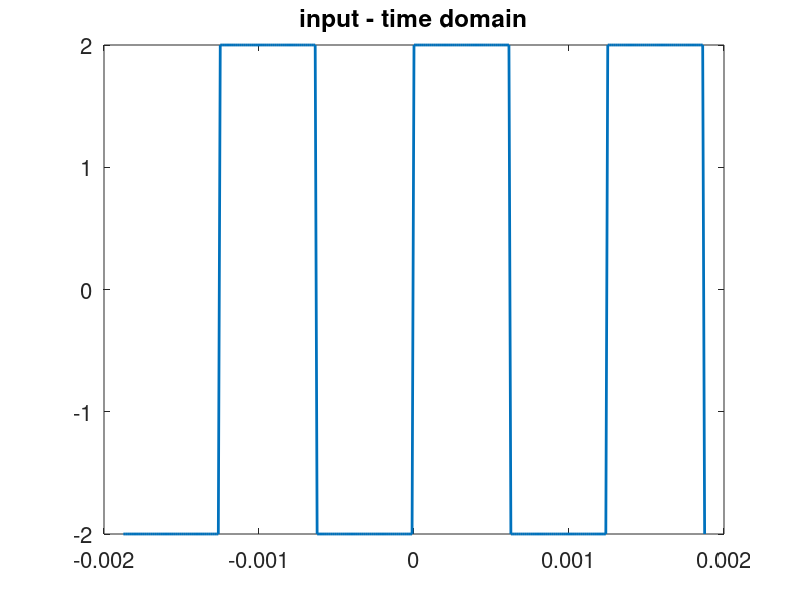
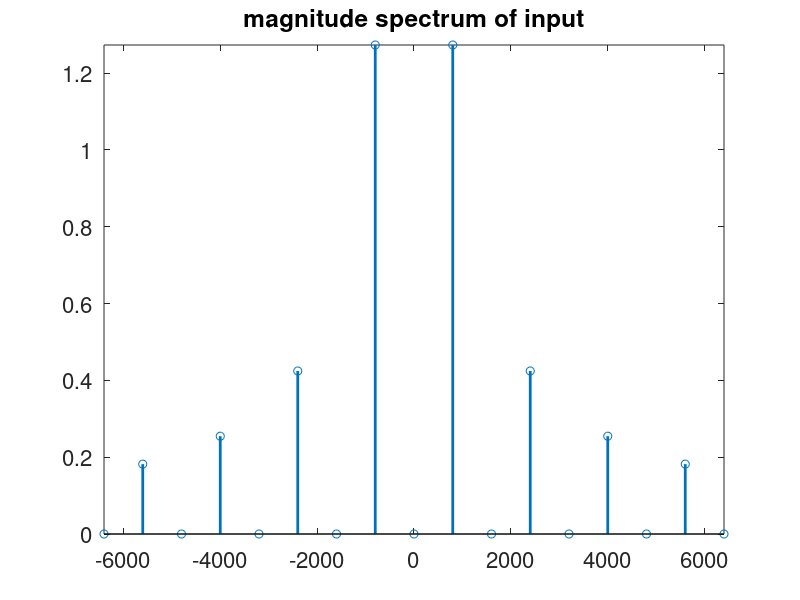
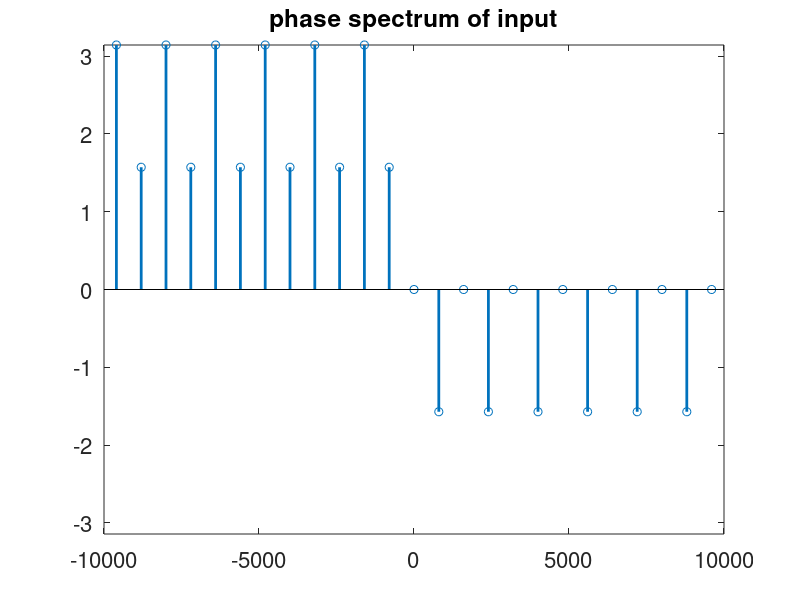
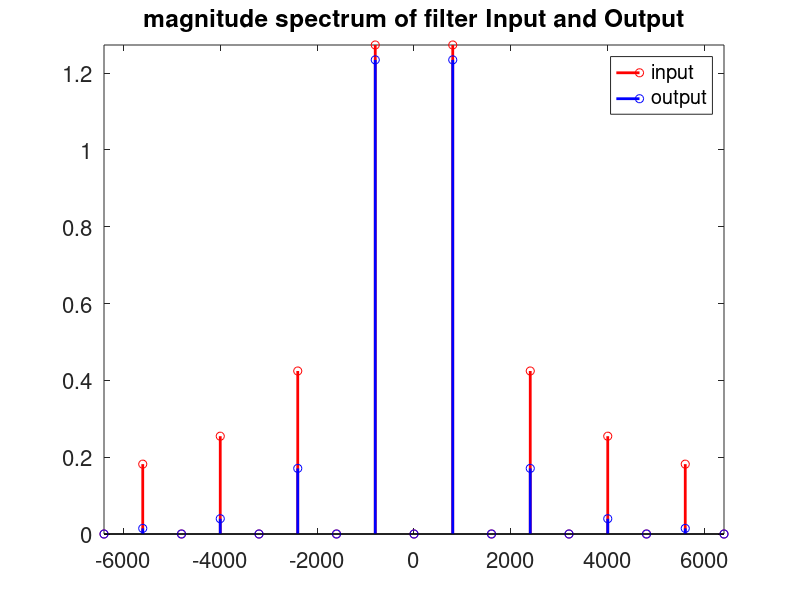

MATLAB code to generate these figures, in order:
%% Square wave generator
% Junseo Mun and Matthew El Chalouhi
clc
clear all
hold off

f0=800;     %fundamental freq of input sqaure wave
T0 = 1/f0;  %period 
tstep = 0.01*T0;
no_sample = 3*T0/tstep + 1; %no. of samples  within  3*T0

%tt = -0.5*T0:tstep:0.5*T0;
tt = -1.5*T0:tstep:1.5*T0;

square_in = 2*square(tt*2*pi*f0,50);

figure(1)
Hp1 = plot(tt,square_in);
set(Hp1,'LineWidth',2)
Ha = gca;
set(Ha,'Fontsize',16)
title('input - time domain')
pause

%% Fourier series representation of signal (Amplitude Spectrum)
% Junseo Mun and Matthew El Chalouhi
      
K=1/(2*pi);
N= 100; %no. of harmonics
nvec = -N:N;
c_in = zeros(size(nvec)); %fourier coefficients
A = 2;
for n = nvec
    m = n+N+1;
    c_in(m) = (A/(1i*n*pi))*(1-cos(n*pi));
    
    if (n == 0)
      c_in(m) = 0.0;
    end
end


f = nvec*f0; %frequency vector
figure(2)
Hp1=stem(f,abs(c_in));
axis([-8*f0 8*f0 0 max(abs(c_in))])
set(Hp1,'LineWidth',2)
Ha = gca;
set(Ha,'Fontsize',16)
title('magnitude spectrum of input')
pause

%% Fourier series representation of signal (Phase Spectrum)
% Junseo Mun and Matthew El Chalouhi

figure(3)
Hp1=stem(f,angle(c_in));
set(Hp1,'LineWidth',2)
Ha = gca;
set(Ha,'Fontsize',16)
axis([-0.1e5 0.1e5 -pi pi])
title('phase spectrum of input')
pause

%% Designing the 2nd order Butterworth filter
% Junseo Mun and Matthew El Chalouhi


R=10000; %10k ohms
C=1e-8; %10 nF
fc=1/(2*pi*R*C);     %cutoff freq of filter
%fc = 5000;

Hf = 1./ (power(1i*f/fc,2) + 1.414*(1i*f/fc) + 1); %filter transfer function

c_out = c_in .* Hf; %Fourier coefficients of the filter output

figure(4)
stem(f,abs(c_in),'r','LineWidth',2);
hold on
stem(f,abs(c_out),'b','LineWidth',2);
hold off
axis([-8*f0 8*f0 0 max(abs(c_in))])
Ha = gca;
set(Ha,'Fontsize',16)
title('magnitude spectrum of filter Input and Output')
Ha = gca;
set(Ha,'Fontsize',16)
legend('input','output')
pause
%% Plotting the Phase Spectrum of Input and Output
% Junseo Mun and Matthew El Chalouhi

figure(5)
stem(f,angle(c_in),'r','LineWidth',2);
hold on
stem(f,angle(c_out),'b','LineWidth',2);
hold off
axis([-0.8e4 0.8e4 -pi pi])
Ha = gca;
set(Ha,'Fontsize',16)
title('phase spectrum of input and output')
Ha = gca;
set(Ha,'Fontsize',16)
legend('input','output')
pause


%% Construct the output signal from the Cout Fourier coefficients
% Junseo Mun and Matthew El Chalouhi

A = zeros(3*N+1,ceil(no_sample));
for n = nvec
    m=n+N+1;
    A(m,:) = c_out(m) .* exp(1i*2*pi*n*f0*tt);
end
gp_out = sum(A);
figure(6)
Hp1 = plot(tt,real(gp_out),'b',tt,square_in,'r');
set(Hp1,'LineWidth',2)
Ha = gca;
set(Ha,'Fontsize',16)
title('filter input and output-time domain')
set(Ha,'Fontsize',16)
legend('output','input')
pause
